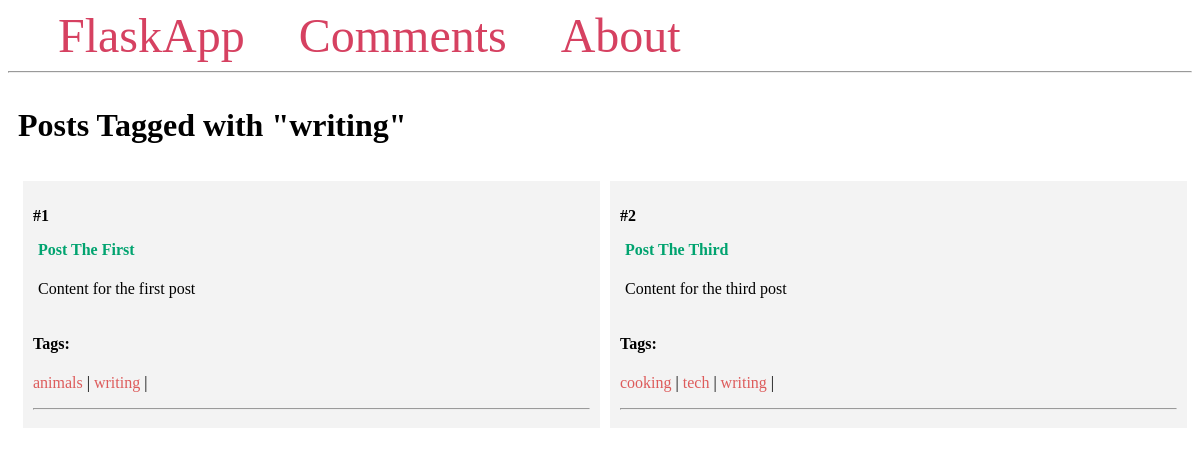
/tags/writing/, run on the app's committed database.
### app.py (models this page shows, shortened)
class Tag(db.Model):
    id = db.Column(db.Integer, primary_key=True)
    name = db.Column(db.String(50))

class Post(db.Model):
    id = db.Column(db.Integer, primary_key=True)
    title = db.Column(db.String(100))
    content = db.Column(db.Text)
    comments = db.relationship('Comment', backref='post')
    tags = db.relationship('Tag', secondary=post_tag, backref='posts')

### app.py (the view)
@app.route('/tags/<tag_name>/')
def tag(tag_name):
    tag = Tag.query.filter_by(name=tag_name).first_or_404()
    return render_template('tag.html', tag=tag)

### templates/tag.html
{% from 'macros.html' import display_tags %}
{% extends 'base.html' %}
{% block content %}
    <span class="title">
        <h1>{% block title %} Posts Tagged with "{{ tag.name }}" {% endblock %}</h1>
    </span>
    <div class="content">
        {% for post in tag.posts %}
        <div class="post">
            <p><b>#{{ post.id }}</b></p>
            <b>
                <p class="title">
                    <a href="{{ url_for('post', post_id=post.id)}}">
                        {{ post.title }}
                    </a>
                </p>
            </b>
            <div class="content">
                <p>{{ post.content }}</p>
            </div>
            {{ display_tags(post) }}
            <hr>
        </div>
        {% endfor %}
    </div>
{% endblock %}

### templates/macros.html
{% macro display_tags(post) %}
    <div class="tags">
        <p>
            <h4>Tags:</h4>
            {% for tag in post.tags %}
                <a href="{{ url_for('tag', tag_name=tag.name) }}" style="text-decoration: none; color: #dd5b5b">
                    {{ tag.name }}
                </a>
                |
            {% endfor %}
        </p>
    </div>
{% endmacro %}

### templates/base.html (style rules this page uses)
.title { margin: 5px; }
.content { margin: 5px; width: 100%; display: flex; flex-direction: row; flex-wrap: wrap; }
.post { flex: 20%; padding: 10px; margin: 5px; background-color: #f3f3f3; inline-size: 100%; }
.title a { color: #00a36f; text-decoration: none; }

### data on the page
Tag: name "writing"
Post: id "1", title "Post The First", content "Content for the first post"
Tag: name "animals"
Post: id "2", title "Post The Third", content "Content for the third post"
Tag: name "cooking"
Tag: name "tech"
